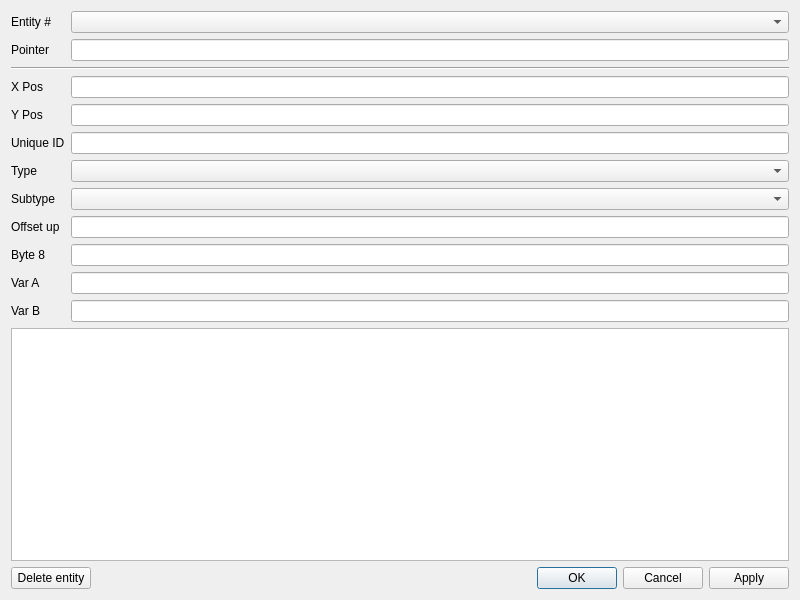
<?xml version="1.0" encoding="UTF-8"?>
<ui version="4.0">
 <class>EntityEditor</class>
 <widget class="QDialog" name="EntityEditor">
  <property name="geometry">
   <rect>
    <x>0</x>
    <y>0</y>
    <width>800</width>
    <height>600</height>
   </rect>
  </property>
  <property name="windowTitle">
   <string>Entity Editor</string>
  </property>
  <layout class="QVBoxLayout" name="verticalLayout">
   <item>
    <layout class="QGridLayout" name="gridLayout">
     <item row="6" column="1">
      <widget class="QComboBox" name="type"/>
     </item>
     <item row="7" column="1">
      <widget class="QComboBox" name="subtype"/>
     </item>
     <item row="0" column="0">
      <widget class="QLabel" name="label_10">
       <property name="text">
        <string>Entity #</string>
       </property>
      </widget>
     </item>
     <item row="1" column="0">
      <widget class="QLabel" name="label_9">
       <property name="text">
        <string>Pointer</string>
       </property>
      </widget>
     </item>
     <item row="2" column="0" colspan="2">
      <widget class="Line" name="line">
       <property name="orientation">
        <enum>Qt::Horizontal</enum>
       </property>
      </widget>
     </item>
     <item row="5" column="0">
      <widget class="QLabel" name="label">
       <property name="text">
        <string>Unique ID</string>
       </property>
      </widget>
     </item>
     <item row="6" column="0">
      <widget class="QLabel" name="label_2">
       <property name="text">
        <string>Type</string>
       </property>
      </widget>
     </item>
     <item row="4" column="0">
      <widget class="QLabel" name="label_8">
       <property name="text">
        <string>Y Pos</string>
       </property>
      </widget>
     </item>
     <item row="3" column="0">
      <widget class="QLabel" name="label_7">
       <property name="text">
        <string>X Pos</string>
       </property>
      </widget>
     </item>
     <item row="9" column="0">
      <widget class="QLabel" name="label_4">
       <property name="text">
        <string>Byte 8</string>
       </property>
      </widget>
     </item>
     <item row="10" column="0">
      <widget class="QLabel" name="label_5">
       <property name="text">
        <string>Var A</string>
       </property>
      </widget>
     </item>
     <item row="11" column="0">
      <widget class="QLabel" name="label_6">
       <property name="text">
        <string>Var B</string>
       </property>
      </widget>
     </item>
     <item row="7" column="0">
      <widget class="QLabel" name="label_3">
       <property name="text">
        <string>Subtype</string>
       </property>
      </widget>
     </item>
     <item row="4" column="1">
      <widget class="QLineEdit" name="y_pos"/>
     </item>
     <item row="0" column="1">
      <widget class="QComboBox" name="entity_index"/>
     </item>
     <item row="1" column="1">
      <widget class="QLineEdit" name="pointer"/>
     </item>
     <item row="3" column="1">
      <widget class="QLineEdit" name="x_pos"/>
     </item>
     <item row="5" column="1">
      <widget class="QLineEdit" name="unique_id"/>
     </item>
     <item row="11" column="1">
      <widget class="QLineEdit" name="var_b"/>
     </item>
     <item row="10" column="1">
      <widget class="QLineEdit" name="var_a"/>
     </item>
     <item row="9" column="1">
      <widget class="QLineEdit" name="byte_8"/>
     </item>
     <item row="8" column="0">
      <widget class="QLabel" name="label_11">
       <property name="text">
        <string>Offset up</string>
       </property>
      </widget>
     </item>
     <item row="8" column="1">
      <widget class="QLineEdit" name="offset_up"/>
     </item>
    </layout>
   </item>
   <item>
    <widget class="QPlainTextEdit" name="entity_doc"/>
   </item>
   <item>
    <layout class="QHBoxLayout" name="horizontalLayout">
     <item>
      <widget class="QPushButton" name="delete_entity_button">
       <property name="text">
        <string>Delete entity</string>
       </property>
      </widget>
     </item>
     <item>
      <widget class="QDialogButtonBox" name="buttonBox">
       <property name="standardButtons">
        <set>QDialogButtonBox::Apply|QDialogButtonBox::Cancel|QDialogButtonBox::Ok</set>
       </property>
      </widget>
     </item>
    </layout>
   </item>
  </layout>
 </widget>
 <tabstops>
  <tabstop>entity_index</tabstop>
  <tabstop>pointer</tabstop>
  <tabstop>x_pos</tabstop>
  <tabstop>y_pos</tabstop>
  <tabstop>unique_id</tabstop>
  <tabstop>type</tabstop>
  <tabstop>subtype</tabstop>
  <tabstop>offset_up</tabstop>
  <tabstop>byte_8</tabstop>
  <tabstop>var_a</tabstop>
  <tabstop>var_b</tabstop>
  <tabstop>entity_doc</tabstop>
  <tabstop>delete_entity_button</tabstop>
  <tabstop>buttonBox</tabstop>
 </tabstops>
 <resources/>
 <connections/>
</ui>
